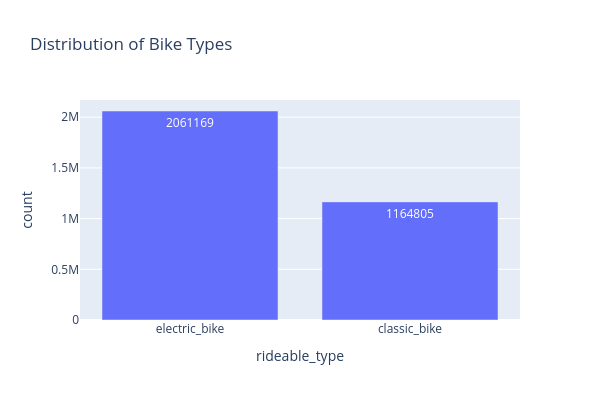

The notebook cell this image was saved under:
### Code cell
# visual 
fig1 = px.bar(
    bike_counts, 
    x='rideable_type',
    y='count',
    text='count',
    title='Distribution of Bike Types', 
    width=600,
    height=400
)
fig1.show()

### Figure 1 — Plotly figure (JSON) as saved in the notebook; plotly's stock layout.template omitted (floating-point values rounded to 4 significant figures)
{"data": [{"hovertemplate": "rideable_type=%{x}<br>count=%{text}<extra></extra>", "legendgroup": "", "marker": {"color": "#636efa", "pattern": {"shape": ""}}, "name": "", "orientation": "v", "showlegend": false, "text": [2061000.0, 1165000.0], "textposition": "auto", "type": "bar", "x": ["electric_bike", "classic_bike"], "xaxis": "x", "y": [2061169, 1164805], "yaxis": "y"}], "layout": {"barmode": "relative", "height": 400, "legend": {"tracegroupgap": 0}, "title": {"text": "Distribution of Bike Types"}, "width": 600, "xaxis": {"anchor": "y", "domain": [0, 1], "title": {"text": "rideable_type"}}, "yaxis": {"anchor": "x", "domain": [0, 1], "title": {"text": "count"}}}}
